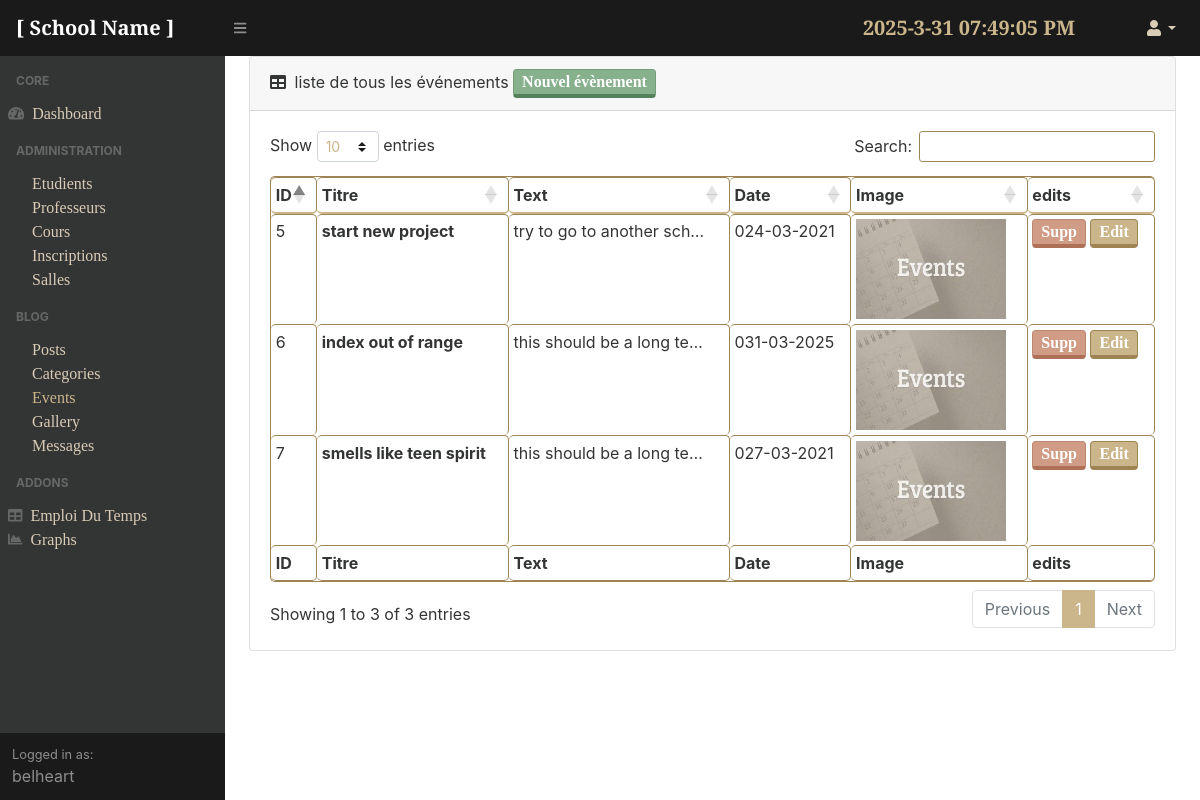
The page /adminpanel/events/ (signed in) on the database its author committed.
### school/models.py (models this page shows, shortened)
class Events(models.Model):
    title = models.CharField(max_length = 200)
    date = models.DateTimeField()
    content = models.TextField()
    photo = models.ImageField(default='default-events.jpg', upload_to='events_pics')

### adminpanel/views.py (the view)
# urls.py: path('events/', login_required(views.eventView), name="events-admin"),
def eventView(request):
    evs = Events.objects.all()
    return render(request, 'adminpanel/events.html', {'events':evs})

### adminpanel/templates/adminpanel/events.html
{%extends 'adminpanel/base.html'%}
{% load static %}
{%block content%}
<div class="card mb-4">
                            <div class="card-header">
                                <i class="fas fa-table mr-1"></i>
                                liste de tous les événements  <a href="{% url 'create-event' %}" class="btn btn-outline-success p-0 px-2">Nouvel évènement </a>
                            </div>
                            <div class="card-body">
                                <div class="table-responsive">
                                    <table class="table table-bordered table-sm" id="dataTable" width="100%" cellspacing="0">
                                        <thead>
                                            <tr>
						<th>ID</th>
                                                <th>Titre</th>
                                                <th>Text</th>
                                                <th>Date</th>
                                                <th>Image</th>
                                                <th>edits</th>
                                            </tr>
                                        </thead>
                                        <tfoot>
                                            <tr>
                        <th>ID</th>
                                                <th>Titre</th>
                                                <th>Text</th>
                                                <th>Date</th>
                                                <th>Image</th>
                                                <th>edits</th>
                                            </tr>
                                        </tfoot>
                                        <tbody>
					{% for  ev in events %}
                                        <tr role="row" class="odd">
						<td>{{ev.id}}</td>
						<td><a href="{% url 'event-detail' ev.id %}" class="tb-names">{{ev.title}}</a></td>
                                                <td>{{ev.content|truncatechars:25}}</td>
                                                <td>0{{ev.date|date:"d-m-Y"}}</td>
                                                <td><img src="{{ev.photo.url}}" width="150" height="100"></td>
						{% if user.is_authenticated %}
                        <td><a href="{% url 'event-delete' ev.id %}" class="max-auto btn btn-outline-danger p-0 px-2">Supp</a>
                            <a href="{% url 'event-update' ev.id %}" class="max-auto btn btn-outline-info p-0 px-2">Edit</a>
						{% endif %}
                                            </tr>
					{%endfor%}
                                        </tbody>
                                    </table>
                                </div>
                            </div>
                        </div>
{%endblock%}

### adminpanel/templates/adminpanel/base.html (shortened to what this page needs)
{%load static%}
<!DOCTYPE html>
<html lang="en">
    <head>
    <link href="{% static 'adminpanel/assets/css/styles.css'%}" rel="stylesheet" />
    <link href="https://cdn.datatables.net/1.10.20/css/dataTables.bootstrap4.min.css" rel="stylesheet" />
    </head>
    <body class="sb-nav-fixed">
        <nav class="sb-topnav navbar navbar-expand navbar-dark bg-dark">
            <a class="navbar-brand" href="{% url 'blog-home' %}">[ School Name ]</a>
            <button class="btn btn-link btn-sm order-1 order-lg-0" id="sidebarToggle" href="#"><i class="fas fa-bars"></i></button>
            <form class="d-none d-md-inline-block form-inline ml-auto mr-0 mr-md-3 my-2 my-md-0">
                <p id="MyClockDisplay"  class="navbar-brand mr-5 text-gold" onload="showTime()"></p>
            </form>
            <ul class="navbar-nav ml-auto ml-md-0">
                <li class="nav-item dropdown">
                    <a class="nav-link dropdown-toggle" id="userDropdown" href="#" role="button" data-toggle="dropdown" aria-haspopup="true" aria-expanded="false"><i class="fas fa-user fa-fw"></i></a>
                </li>
            </ul>
        </nav>
        <div id="layoutSidenav">
            <div id="layoutSidenav_nav">
                <nav class="sb-sidenav accordion sb-sidenav-dark" id="sidenavAccordion">
                    <div class="sb-sidenav-menu">
                        <div class="nav">
                            <div class="sb-sidenav-menu-heading">Core</div>
                            <a class="nav-link" href="{% url 'dashboard' %}">
                                <div class="sb-nav-link-icon"><i class="fas fa-tachometer-alt"></i></div>
                                Dashboard
                            </a>
                            <div class="sb-sidenav-menu-heading">Administration</div>
                            <div class="collapse show" id="collapseLayouts" aria-labelledby="headingOne" data-parent="#sidenavAccordion" style="">
                                <nav class="sb-sidenav-menu-nested nav">
                                    <a class="nav-link" href="{% url 'students' %}">Etudients</a>
                                    <a class="nav-link" href="{% url 'teachers' %}">Professeurs</a>
                                    <a class="nav-link" href="{% url 'courses' %}">Cours</a>
                                    <a class="nav-link" href="{% url 'inscriptions' %}">Inscriptions</a>
                                    <a class="nav-link" href="{% url 'salles' %}">Salles</a>
                                </nav>
                            </div>
                            <div class="sb-sidenav-menu-heading">Blog</div>
                            <div class="collapse show" id="collapseLayouts" aria-labelledby="headingOne" data-parent="#sidenavAccordion" style="">
                                <nav class="sb-sidenav-menu-nested nav">
                                    <a class="nav-link" href="{% url 'blog-posts' %}">Posts</a>
                                    <a class="nav-link" href="{% url 'categories' %}">Categories</a>
                                    <a class="nav-link" href="{% url 'events-admin' %}">Events</a>
                                    <a class="nav-link" href="{% url 'gallery' %}">Gallery</a>
                                    <a class="nav-link" href="{% url 'messages' %}">Messages</a>
                                </nav>
                            </div>
                            <div class="sb-sidenav-menu-heading">Addons</div>
                            <a class="nav-link" href="{% url 'schedule'%}">
                                <div class="sb-nav-link-icon"><i class="fas fa-table"></i></div>
                                Emploi Du Temps
                            </a>
                            <a class="nav-link" href="{% url 'charts'%}">
                                <div class="sb-nav-link-icon"><i class="fas fa-chart-area"></i></div>
                                Graphs
                            </a>
                        </div>
                    </div>
                    <div class="sb-sidenav-footer">
                        <div class="small">Logged in as:</div>
                        {{user.username}}
                    </div>
                </nav>
            </div>
        <div id='layoutSidenav_content'>
        <main>
        <div class="container-fluid">
            {% block content %}{% endblock %}
        </div>
        </main>
        </div>
    </body>
</html>

### rows shown on the page
Events: id "5", title "start new project", content "try to go to another sch…", date "24-03-2021", photo (placeholder picture)
Events: id "6", title "index out of range", content "this should be a long te…", date "31-03-2025", photo (placeholder picture)
Events: id "7", title "smells like teen spirit", content "this should be a long te…", date "27-03-2021", photo (placeholder picture)

### other values the page prints
{{ user.username }} "belheart"
